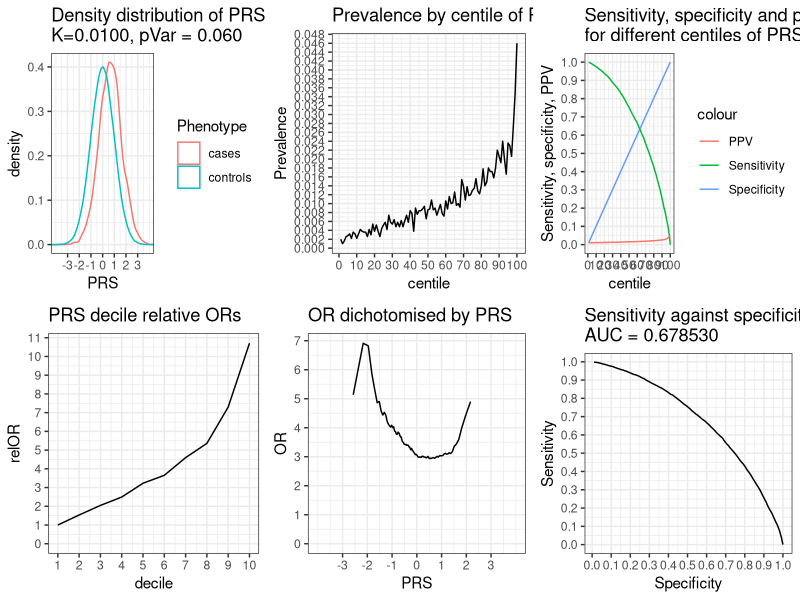

The R script that drew this image:
# Model PRS etc contributing to variance in liability threshold model
# Copyright 2019 David Curtis

# Update from code used in this paper:
# https://www.preprints.org/manuscript/201810.0171/v1

# This version models the PRS using a liability threshold model, as described in the paper
# For this, set nSub sample size, pVar proportion of variance captured by PRS and K, proportion of cases in population

# Throughout, I have pretended that the odds ratio is the same as the risk ratio and refer to OR rather than RR
# I reckon this is good enough for a relatively rare trait and much easier to work with

library(ggplot2)

# Set these variables to the values you want

nSub=500000 # number of subjects to simulate
pVar=0.06 # proportion of variance explained
K=0.01 # prevalence

# multiplot from Cookbook for R - http://www.cookbook-r.com/Graphs/Multiple_graphs_on_one_page_(ggplot2)/
multiplot <- function(..., plotlist=NULL, file, cols=1, layout=NULL) {
  library(grid)
  
  # Make a list from the ... arguments and plotlist
  plots <- c(list(...), plotlist)
  
  numPlots = length(plots)
  
  # If layout is NULL, then use 'cols' to determine layout
  if (is.null(layout)) {
    # Make the panel
    # ncol: Number of columns of plots
    # nrow: Number of rows needed, calculated from # of cols
    layout <- matrix(seq(1, cols * ceiling(numPlots/cols)),
                     ncol = cols, nrow = ceiling(numPlots/cols))
  }
  
  if (numPlots==1) {
    print(plots[[1]])
    
  } else {
    # Set up the page
    grid.newpage()
    pushViewport(viewport(layout = grid.layout(nrow(layout), ncol(layout))))
    
    # Make each plot, in the correct location
    for (i in 1:numPlots) {
      # Get the i,j matrix positions of the regions that contain this subplot
      matchidx <- as.data.frame(which(layout == i, arr.ind = TRUE))
      
      print(plots[[i]], vp = viewport(layout.pos.row = matchidx$row,
                                      layout.pos.col = matchidx$col))
    }
  }
}

set.seed(1)
lT=qnorm(1-K)
sP=sqrt(pVar)
sR=sqrt(1-pVar)
subs=data.frame(matrix(0, ncol = 8, nrow =nSub))
colnames(subs)=c("rawP","PRS","Residual","Liability","Phenotype","Specificity","Sensitivity","PPV")
subs$rawP=rnorm(nSub,sd=sP)
subs$Residual=rnorm(nSub,sd=sR)
subs$Liability=subs$rawP+subs$Residual
subs$PRS=subs$rawP/sP
subs$Phenotype[subs$Liability<lT]="controls"
subs$Phenotype[subs$Liability>=lT]="cases"
subs=subs[order(subs$PRS),]
l <- vector("list", 6)
t=sprintf("Distribution of liability in cases and controls,\nK = %.4f, liability threshold = %.2f",K,lT)
lFreq=ggplot(subs, aes(x=Liability,color=Phenotype)) + geom_freqpoly(binwidth=0.05) + theme_bw() +
  theme(axis.text.y=element_blank(),axis.ticks.y=element_blank()) +
  ggtitle(t) + scale_x_continuous(breaks = seq(-3,3,by =1)) + coord_cartesian(xlim=c(-4,4))
t=sprintf("Frequency distribution of PRS in cases and controls,\nK=%.4f, pVar = %.3f",K,pVar)
pFreq=ggplot(subs, aes(x=PRS,color=Phenotype)) + geom_freqpoly(binwidth=0.1) + theme_bw() +
  theme(axis.text.y=element_blank(),axis.ticks.y=element_blank()) +
  ggtitle(t) + scale_x_continuous(breaks = seq(-3,3,by =1))  + coord_cartesian(xlim=c(-4,4))
t=sprintf("Density distribution of PRS in cases and controls,\nK=%.4f, pVar = %.3f",K,pVar)
pDist=ggplot(subs, aes(x=PRS,color=Phenotype)) + geom_density() + theme_bw() +
  ggtitle(t) + scale_x_continuous(breaks = seq(-3,3,by =1))  + coord_cartesian(xlim=c(-4,4))

centiles=data.frame(matrix(0, ncol = 10, nrow =101))
colnames(centiles)=c("centile","PRS","controls","cases","Prevalence","Specificity","Sensitivity","PPV","AUC","OR")
centiles$centile=(0:100)
hundredth=nSub/100
totControl=0
totCase=0
for (r in 2:101)
{
  centiles$PRS[r]=subs$PRS[hundredth*(r-1.5)]
  part=subs$Phenotype[(hundredth*(r-2)+1):(hundredth*(r-1))]
  nControl=length(which(part=="controls"))
  centiles$controls[r]=nControl
  totControl=totControl+nControl
  nCase=length(which(part=="cases"))
  centiles$cases[r]=nCase
  totCase=totCase+nCase
}
centiles$cases[1]=0
centiles$controls[1]=0
centiles$PRS[1]=centiles$PRS[2]
controlsSoFar=0
casesSoFar=0
centiles$Prevalence=centiles$cases/hundredth
totAUC=0
tCase=0.25
tControl=0.25
tOR=3
for (r in 2:101)
{
  controlsSoFar=controlsSoFar+centiles$controls[r]
  casesSoFar=casesSoFar+centiles$cases[r]
  centiles$Specificity[r]=controlsSoFar/totControl
  centiles$Sensitivity[r]=1-casesSoFar/totCase
  if ((1-centiles$Sensitivity[r])>tCase) {
    m=sprintf("Quartile for cases finishes at %d th centile",r)
    print(m)
    tCase=tCase+0.25
  }
  if (centiles$Specificity[r]>tControl) {
    m=sprintf("Quartile for controls finishes at %d th centile",r)
    print(m)
    tControl=tControl+0.25
  }

    AUC=(centiles$Sensitivity[r-1]+centiles$Sensitivity[r])*0.5*(centiles$Specificity[r]-centiles$Specificity[r-1])
    centiles$AUC[r]=AUC
    totAUC=totAUC+AUC
    centiles$PPV[r]=(totCase-casesSoFar)/((totCase-casesSoFar)+(totControl-controlsSoFar))
    if (r<101) {
      centiles$OR[r]=(totCase-casesSoFar)/(totControl-controlsSoFar)/(casesSoFar/controlsSoFar)
      if (centiles$OR[r]>tOR && r>50) {
        m=sprintf("OR reaches %d at %d th centile",tOR,r)
        print(m)
        tOR=tOR+1
      }
  }
}
centiles$AUC[1]=0
centiles$Specificity[1]=0
centiles$Sensitivity[1]=1
centiles$PPV[101]=centiles$PPV[100]

deciles=data.frame(matrix(0, ncol = 5, nrow =10))
colnames(deciles)=c("decile","PRS","controls","cases","relOR")
deciles$decile=(1:10)
for (r in 1:10)
{
  deciles$PRS[r]=centiles$PRS[(r-1)*10+6]
  deciles$controls[r]=0
  deciles$cases[r]=0
  for (rr in 1:10)
  {
    deciles$controls[r]=deciles$controls[r]+centiles$controls[(r-1)*10+1+rr]
    deciles$cases[r]=deciles$cases[r]+centiles$cases[(r-1)*10+1+rr]
  }
  if (r==1) {
    baseOdds=deciles$cases[r]/deciles$controls[r]
  }
  deciles$relOR[r]=(deciles$cases[r]/deciles$controls[r])/baseOdds
}

centiles=centiles[-1,]
t=sprintf("PRS decile relative ORs")
decOR=ggplot(deciles,aes(decile,relOR)) + geom_line() + theme_bw() +
  scale_x_continuous(breaks = seq(1,10,by=1))  + expand_limits( y = 0) + scale_y_continuous(breaks=seq(0,100,1)) +
  ggtitle(t)
t=sprintf("OR dichotomised by PRS")
OR=ggplot(centiles[-100,],aes(PRS,OR)) + geom_line() + theme_bw() +
  scale_x_continuous(breaks = seq(-3,3,by=1))  + expand_limits( y = 0) + scale_y_continuous(breaks=seq(0,100,1)) +
  coord_cartesian(xlim=c(-4,4)) +
  ggtitle(t)
t=sprintf("Prevalence by centile of PRS")
Prevalence=ggplot(centiles,aes(centile,Prevalence)) + geom_line() + theme_bw() +
  scale_x_continuous(breaks = seq(0,100,by =10)) + 
  scale_y_continuous(breaks = seq(0,K*5,by =K*0.2)) +
  ggtitle(t)
t=sprintf("Sensitivity, specificity and positive predictive value\nfor different values of PRS")
SpecSens=ggplot(centiles,aes(PRS)) + 
  geom_line(aes(y=Specificity,colour="Specificity")) + 
  geom_line(aes(y=Sensitivity,colour="Sensitivity")) + 
  geom_line(aes(y=PPV,colour="PPV")) + 
  ggtitle(t) + 
  scale_x_continuous(breaks = seq(-3,3,by =1))  + 
  coord_cartesian(xlim=c(-4,4)) +
  scale_y_continuous(breaks = seq(0,1,by =0.1)) +
  ylab("Sensitivity, specificity, PPV") +
  theme_bw()
t=sprintf("Sensitivity, specificity and positive predictive value\nfor different centiles of PRS")
SpecSensCent=ggplot(centiles,aes(centile)) + 
  geom_line(aes(y=Specificity,colour="Specificity")) + 
  geom_line(aes(y=Sensitivity,colour="Sensitivity")) + 
  geom_line(aes(y=PPV,colour="PPV")) + 
  ggtitle(t) + scale_x_continuous(breaks = seq(-3,3,by =1))  + 
  scale_x_continuous(breaks = seq(0,100,by =10)) + 
  scale_y_continuous(breaks = seq(0,1,by =0.1)) +
  ylab("Sensitivity, specificity, PPV") +
  theme_bw()
t=sprintf("Sensitivity against specificity,\nAUC = %f",totAUC)
ROC=ggplot(centiles,aes(Specificity,Sensitivity)) + geom_line() + theme_bw() +
  scale_x_continuous(breaks = seq(0,1,by =0.1)) + 
  scale_y_continuous(breaks = seq(0,1,by =0.1)) +
  ggtitle(t)
# l[[1]]=lFreq
# l[[1]]=pFreq
l[[1]]=pDist
l[[2]]=decOR
l[[3]]=Prevalence
l[[4]]=OR
l[[5]]=SpecSensCent
l[[6]]=ROC
multiplot(plotlist=l,cols=3)
